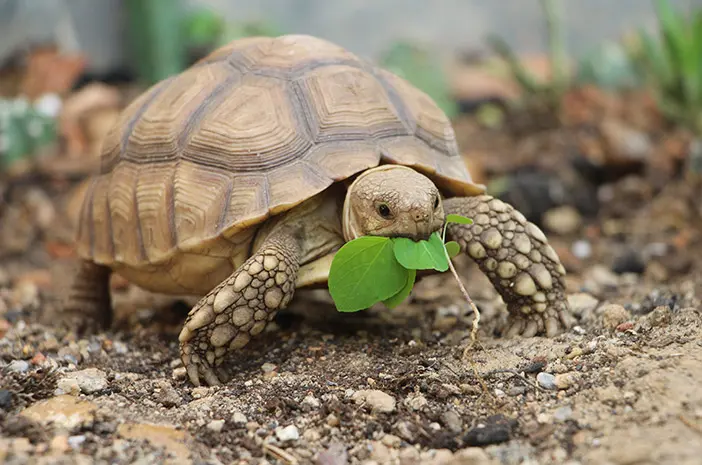
#> input picture image.png, 702 x 465 px
$ python 'main (1).py'
#> lines starting #> are read from the running program, lines starting #| are printed output that depends on the picture
import imageio
import numpy as np
import matplotlib.pyplot as plt
from scipy.ndimage import convolve


def roberts_edge_detection(image):

    roberts_x = np.array([[1, 0], [0, -1]])
    roberts_y = np.array([[0, 1], [-1, 0]])


    edge_x = convolve(image, roberts_x)
    edge_y = convolve(image, roberts_y)


    magnitude = np.hypot(edge_x, edge_y)
    magnitude = np.clip(magnitude, 0, 255)

    return magnitude


def sobel_edge_detection(image):

    sobel_x = np.array([[-1, 0, 1], [-2, 0, 2], [-1, 0, 1]])
    sobel_y = np.array([[1, 2, 1], [0, 0, 0], [-1, -2, -1]])


    edge_x = convolve(image, sobel_x)
    edge_y = convolve(image, sobel_y)


    magnitude = np.hypot(edge_x, edge_y)
    magnitude = np.clip(magnitude, 0, 255)

    return magnitude


image = imageio.imread('image.png')
#> image is the input picture: shape (465, 702, 3); mean R, G, B 141, 128.2, 105.9
if image.ndim == 3:
    image = np.mean(image, axis=2)
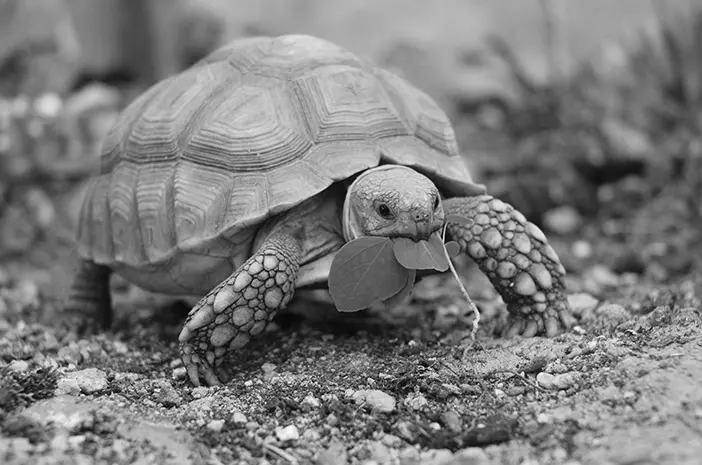
#> image: shape (465, 702) float64; min 0, max 252.3, mean 125


edges_roberts = roberts_edge_detection(image)
#> in roberts_edge_detection, `edge_x = convolve(image, roberts_x)`:
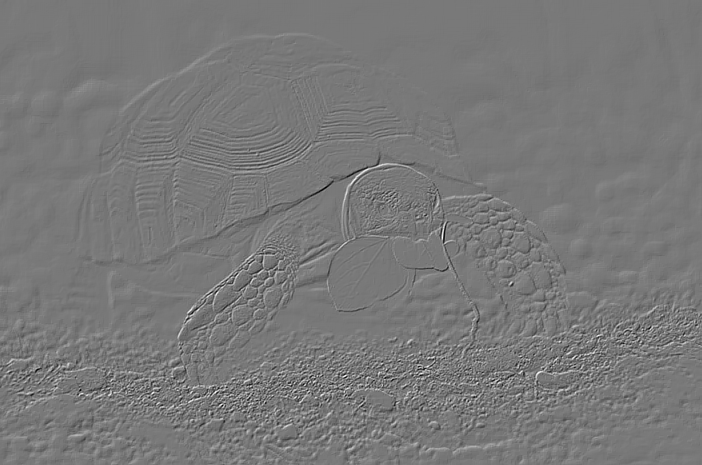
#> edge_x: shape (465, 702) float64; min -191.7, max 212, mean 0; drawn with min black and max white
#> in roberts_edge_detection, `edge_y = convolve(image, roberts_y)`:
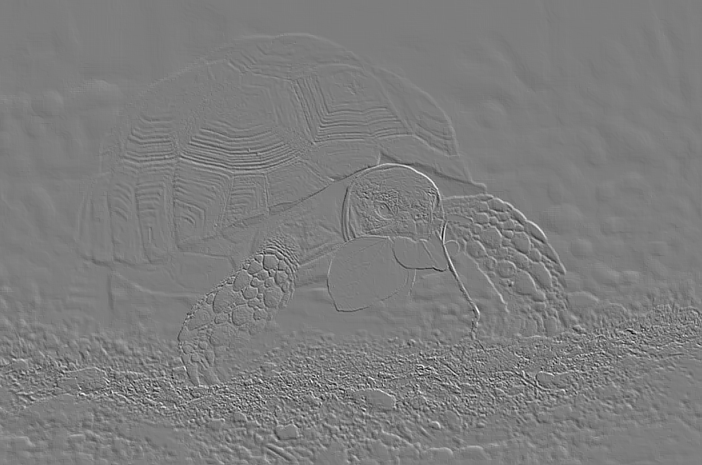
#> edge_y: shape (465, 702) float64; min -204, max 210, mean 0; drawn with min black and max white
edges_sobel = sobel_edge_detection(image)
#> in sobel_edge_detection, `edge_x = convolve(image, sobel_x)`:
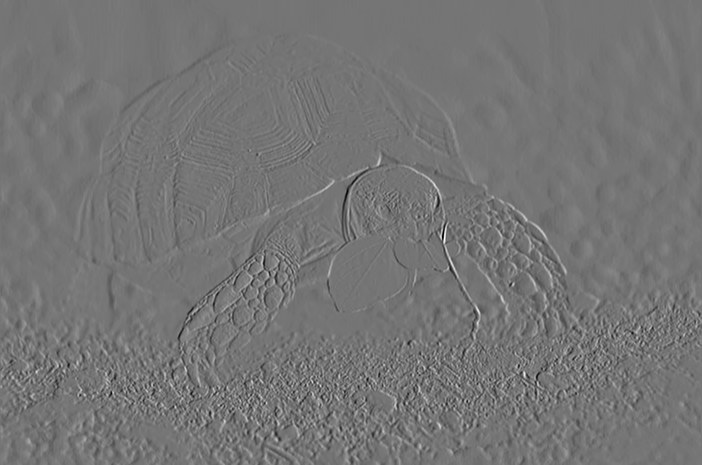
#> edge_x: shape (465, 702) float64; min -793.3, max 933.3, mean 0; drawn with min black and max white
#> in sobel_edge_detection, `edge_y = convolve(image, sobel_y)`:
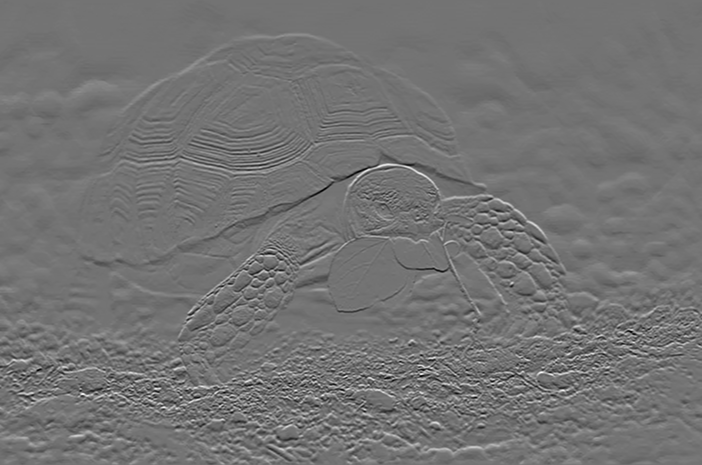
#> edge_y: shape (465, 702) float64; min -731, max 881, mean 0.1; drawn with min black and max white
#> in sobel_edge_detection, `magnitude = np.hypot(edge_x, edge_y)`:
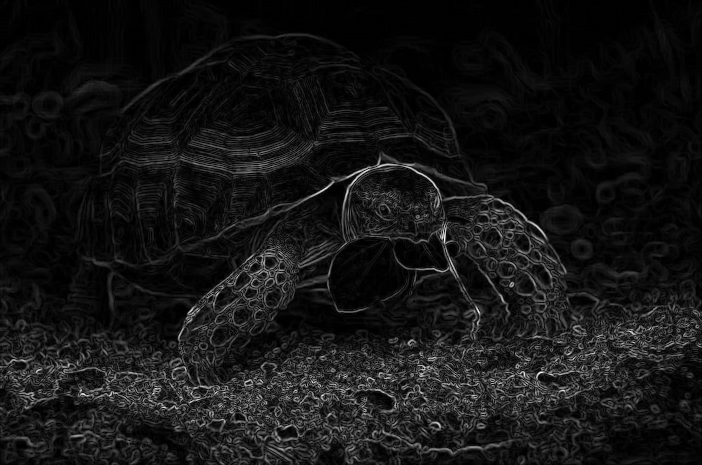
#> magnitude: shape (465, 702) float64; min 0, max 934.7, mean 77.9; drawn with min black and max white
#> in sobel_edge_detection, `magnitude = np.clip(magnitude, 0, 255)`:
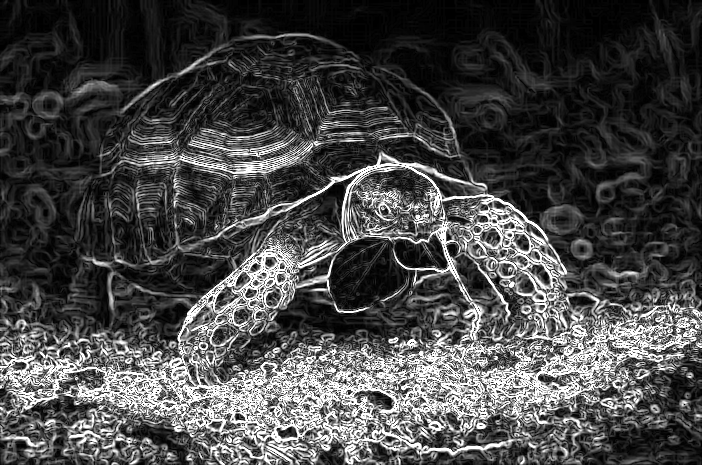
#> magnitude: shape (465, 702) float64; min 0, max 255, mean 71.8


fig, axes = plt.subplots(1, 3, figsize=(15, 5))
axes[0].imshow(image, cmap='gray')
axes[0].set_title('Original Image')
axes[0].axis('off')

axes[1].imshow(edges_roberts, cmap='gray')
axes[1].set_title('Edges using Roberts')
axes[1].axis('off')

axes[2].imshow(edges_sobel, cmap='gray')
axes[2].set_title('Edges using Sobel')
axes[2].axis('off')

plt.tight_layout()
plt.show()


imageio.imwrite('edges_roberts.jpg', edges_roberts.astype(np.uint8))
imageio.imwrite('edges_sobel.jpg', edges_sobel.astype(np.uint8))
